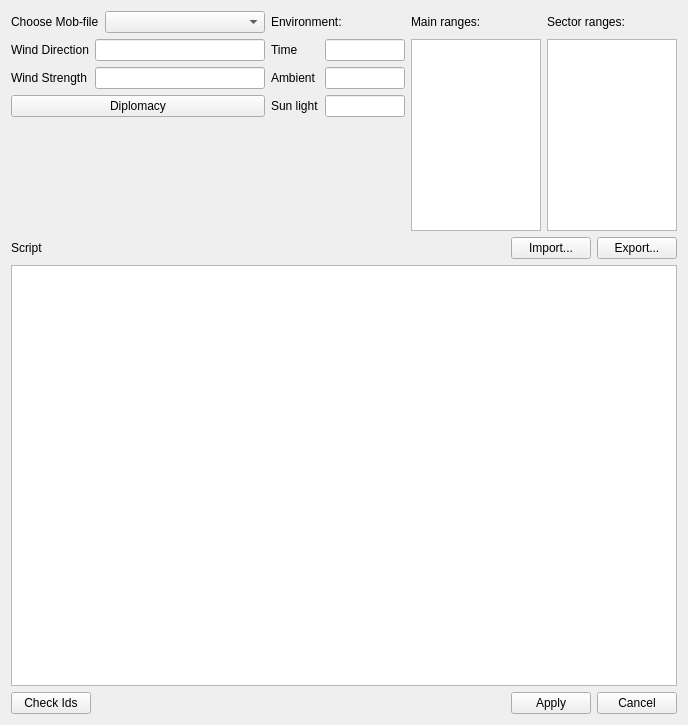
<?xml version="1.0" encoding="UTF-8"?>
<ui version="4.0">
 <class>CMobParameters</class>
 <widget class="QWidget" name="CMobParameters">
  <property name="geometry">
   <rect>
    <x>0</x>
    <y>0</y>
    <width>674</width>
    <height>725</height>
   </rect>
  </property>
  <property name="windowTitle">
   <string>Form</string>
  </property>
  <layout class="QVBoxLayout" name="verticalLayout">
   <item>
    <layout class="QGridLayout" name="gridLayout" rowstretch="0,0,0,0,0,0">
     <item row="4" column="1" colspan="4">
      <widget class="QPlainTextEdit" name="plainTextEdit"/>
     </item>
     <item row="5" column="2" colspan="3">
      <layout class="QHBoxLayout" name="horizontalLayout_2">
       <item>
        <spacer name="horizontalSpacer_2">
         <property name="orientation">
          <enum>Qt::Horizontal</enum>
         </property>
         <property name="sizeHint" stdset="0">
          <size>
           <width>40</width>
           <height>20</height>
          </size>
         </property>
        </spacer>
       </item>
       <item>
        <widget class="QPushButton" name="pushApply">
         <property name="text">
          <string>Apply</string>
         </property>
        </widget>
       </item>
       <item>
        <widget class="QPushButton" name="pushCancel">
         <property name="text">
          <string>Cancel</string>
         </property>
        </widget>
       </item>
      </layout>
     </item>
     <item row="1" column="3">
      <widget class="QLabel" name="mainRange">
       <property name="sizePolicy">
        <sizepolicy hsizetype="Preferred" vsizetype="Fixed">
         <horstretch>0</horstretch>
         <verstretch>0</verstretch>
        </sizepolicy>
       </property>
       <property name="text">
        <string>Main ranges:</string>
       </property>
      </widget>
     </item>
     <item row="3" column="2" colspan="3">
      <layout class="QHBoxLayout" name="horizontalLayout_3">
       <item>
        <spacer name="horizontalSpacer_3">
         <property name="orientation">
          <enum>Qt::Horizontal</enum>
         </property>
         <property name="sizeHint" stdset="0">
          <size>
           <width>40</width>
           <height>20</height>
          </size>
         </property>
        </spacer>
       </item>
       <item>
        <widget class="QPushButton" name="pushImport">
         <property name="text">
          <string>Import...</string>
         </property>
        </widget>
       </item>
       <item>
        <widget class="QPushButton" name="pushExport">
         <property name="text">
          <string>Export...</string>
         </property>
        </widget>
       </item>
      </layout>
     </item>
     <item row="2" column="4">
      <widget class="QListWidget" name="secRangesList">
       <property name="sizePolicy">
        <sizepolicy hsizetype="Preferred" vsizetype="Minimum">
         <horstretch>0</horstretch>
         <verstretch>0</verstretch>
        </sizepolicy>
       </property>
       <property name="minimumSize">
        <size>
         <width>130</width>
         <height>0</height>
        </size>
       </property>
      </widget>
     </item>
     <item row="1" column="4">
      <widget class="QLabel" name="label">
       <property name="sizePolicy">
        <sizepolicy hsizetype="Preferred" vsizetype="Fixed">
         <horstretch>0</horstretch>
         <verstretch>0</verstretch>
        </sizepolicy>
       </property>
       <property name="text">
        <string>Sector ranges:</string>
       </property>
      </widget>
     </item>
     <item row="2" column="2">
      <layout class="QFormLayout" name="formLayout_4">
       <item row="0" column="1">
        <widget class="QLineEdit" name="timeEdit">
         <property name="minimumSize">
          <size>
           <width>80</width>
           <height>0</height>
          </size>
         </property>
        </widget>
       </item>
       <item row="1" column="0">
        <widget class="QLabel" name="ambient">
         <property name="text">
          <string>Ambient</string>
         </property>
        </widget>
       </item>
       <item row="1" column="1">
        <widget class="QLineEdit" name="ambientEdit">
         <property name="minimumSize">
          <size>
           <width>0</width>
           <height>0</height>
          </size>
         </property>
        </widget>
       </item>
       <item row="2" column="0">
        <widget class="QLabel" name="sunLight">
         <property name="text">
          <string>Sun light</string>
         </property>
        </widget>
       </item>
       <item row="2" column="1">
        <widget class="QLineEdit" name="sunLightEdit">
         <property name="minimumSize">
          <size>
           <width>0</width>
           <height>0</height>
          </size>
         </property>
        </widget>
       </item>
       <item row="0" column="0">
        <widget class="QLabel" name="time">
         <property name="text">
          <string>Time</string>
         </property>
        </widget>
       </item>
      </layout>
     </item>
     <item row="1" column="1">
      <layout class="QHBoxLayout" name="horizontalLayout">
       <item>
        <widget class="QLabel" name="mobLabel">
         <property name="sizePolicy">
          <sizepolicy hsizetype="Fixed" vsizetype="Preferred">
           <horstretch>0</horstretch>
           <verstretch>0</verstretch>
          </sizepolicy>
         </property>
         <property name="text">
          <string>Choose Mob-file</string>
         </property>
        </widget>
       </item>
       <item>
        <widget class="QComboBox" name="chooseMob"/>
       </item>
      </layout>
     </item>
     <item row="2" column="3">
      <widget class="QListWidget" name="mainRangesList">
       <property name="sizePolicy">
        <sizepolicy hsizetype="Preferred" vsizetype="Minimum">
         <horstretch>0</horstretch>
         <verstretch>0</verstretch>
        </sizepolicy>
       </property>
       <property name="minimumSize">
        <size>
         <width>130</width>
         <height>0</height>
        </size>
       </property>
       <property name="autoScrollMargin">
        <number>16</number>
       </property>
       <property name="currentRow">
        <number>-1</number>
       </property>
      </widget>
     </item>
     <item row="2" column="1">
      <layout class="QFormLayout" name="formLayout_2">
       <item row="0" column="0">
        <widget class="QLabel" name="windDir">
         <property name="text">
          <string>Wind Direction</string>
         </property>
        </widget>
       </item>
       <item row="0" column="1">
        <widget class="QLineEdit" name="windDirEdit">
         <property name="minimumSize">
          <size>
           <width>170</width>
           <height>0</height>
          </size>
         </property>
        </widget>
       </item>
       <item row="1" column="0">
        <widget class="QLabel" name="windStr">
         <property name="text">
          <string>Wind Strength</string>
         </property>
        </widget>
       </item>
       <item row="1" column="1">
        <widget class="QLineEdit" name="windStrEdit">
         <property name="minimumSize">
          <size>
           <width>0</width>
           <height>0</height>
          </size>
         </property>
        </widget>
       </item>
       <item row="2" column="0" colspan="2">
        <widget class="QPushButton" name="diplomacyButton">
         <property name="text">
          <string>Diplomacy</string>
         </property>
        </widget>
       </item>
      </layout>
     </item>
     <item row="3" column="1">
      <widget class="QLabel" name="scriptLabel">
       <property name="text">
        <string>Script</string>
       </property>
      </widget>
     </item>
     <item row="5" column="1">
      <layout class="QHBoxLayout" name="horizontalLayout_4">
       <item>
        <widget class="QPushButton" name="pushCheck">
         <property name="text">
          <string>Check Ids</string>
         </property>
        </widget>
       </item>
       <item>
        <spacer name="horizontalSpacer_4">
         <property name="orientation">
          <enum>Qt::Horizontal</enum>
         </property>
         <property name="sizeHint" stdset="0">
          <size>
           <width>40</width>
           <height>20</height>
          </size>
         </property>
        </spacer>
       </item>
      </layout>
     </item>
     <item row="1" column="2">
      <widget class="QLabel" name="labelEnv">
       <property name="text">
        <string>Environment:</string>
       </property>
      </widget>
     </item>
    </layout>
   </item>
  </layout>
 </widget>
 <resources/>
 <connections/>
</ui>
